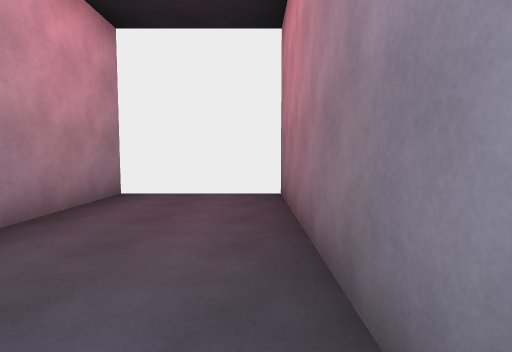
[1] (above)

19 first-person views from a walk through a scene from a Unity 3-D project. The camera is 1.4 m above the floor, tilts 4° down and sees 80° across. The floor is counted in squares, 2 m on a side. Each view is taken from the middle of a square. On the plan, view 1 faces up. The plan holds only what a view shows up to about 10 squares ahead; the rest is blank. The place goes on beyond the plan. The player character is not drawn.

[2]
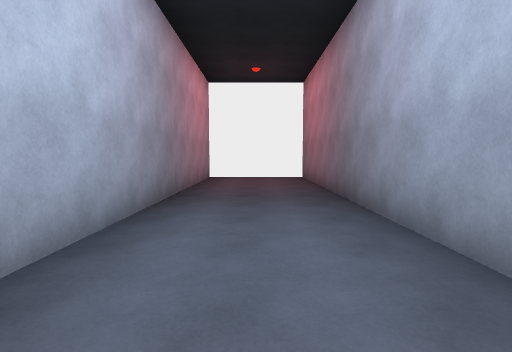

[3]
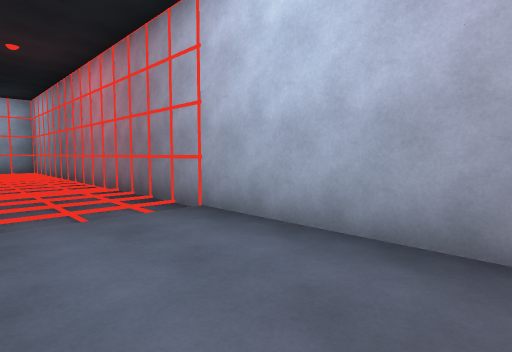

[4]
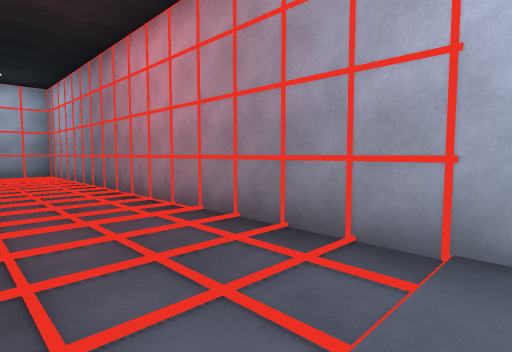

[5]
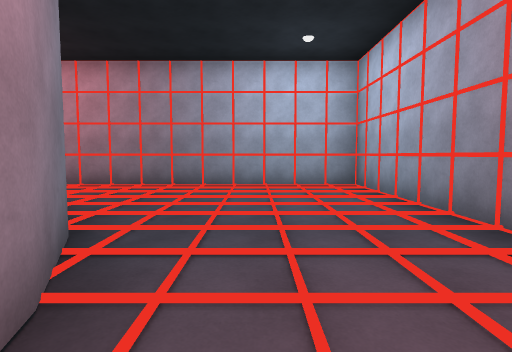

[6]
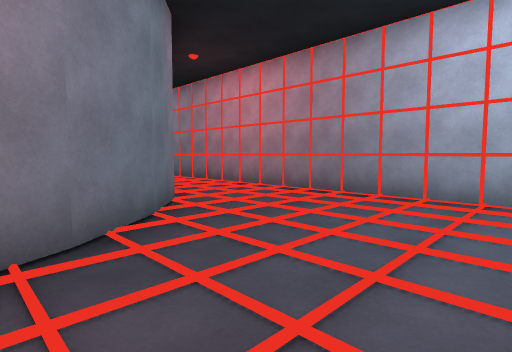

[7]
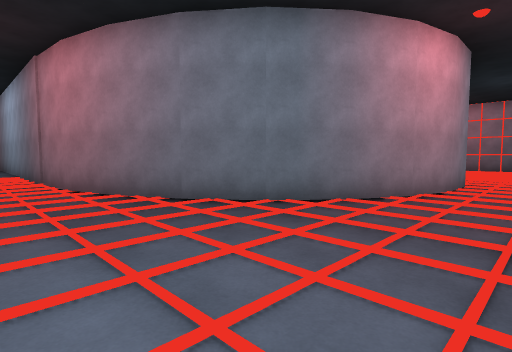

[8]
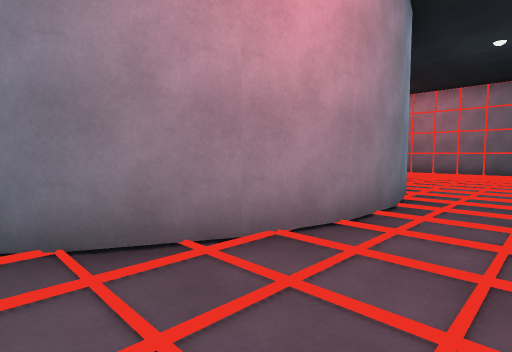

[9]
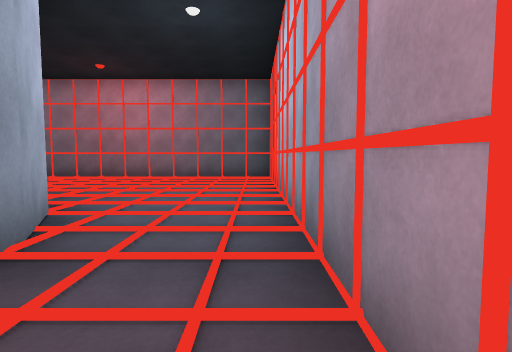

[10]
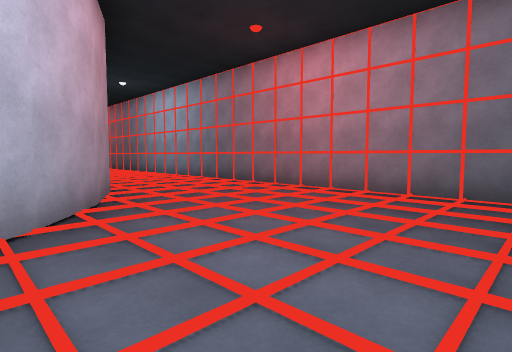

[11]
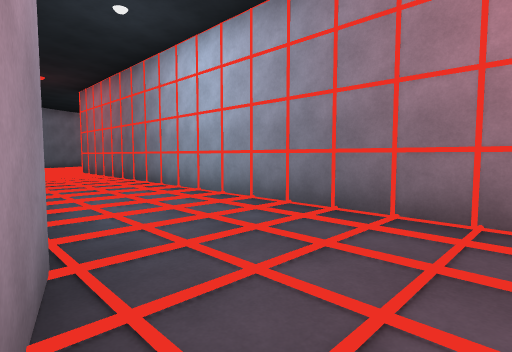

[12]
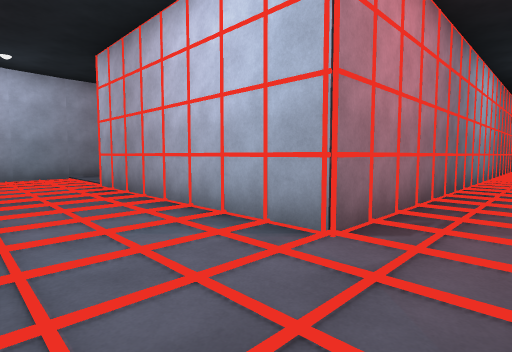

[13]
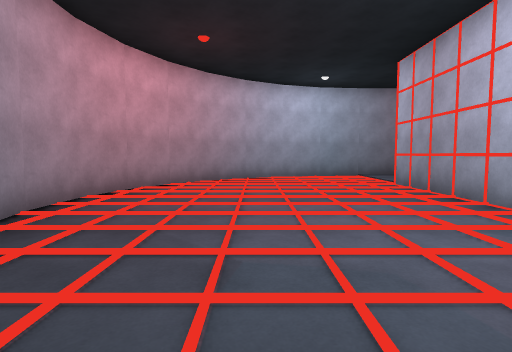

[14]
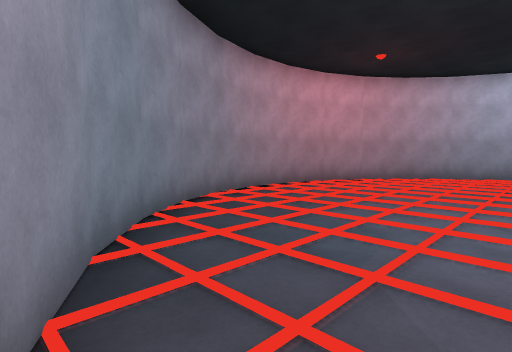

[15]
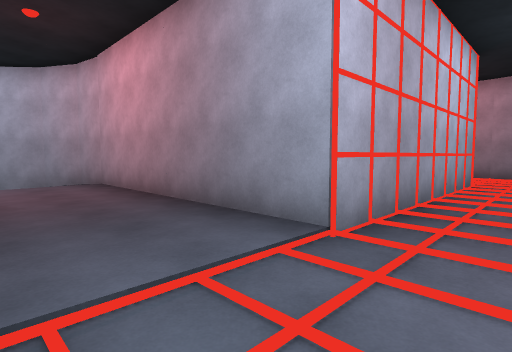

[16]
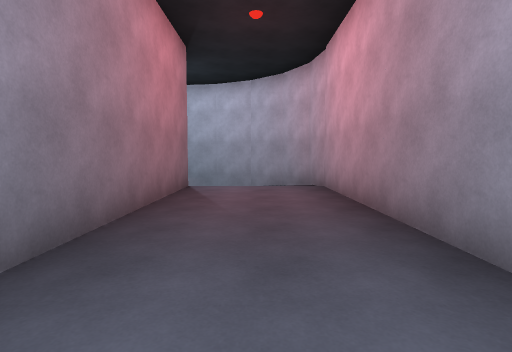

[17]
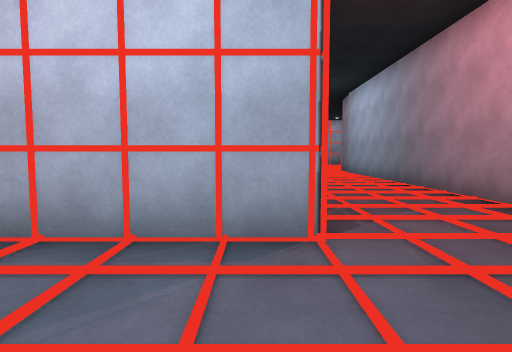

[18]
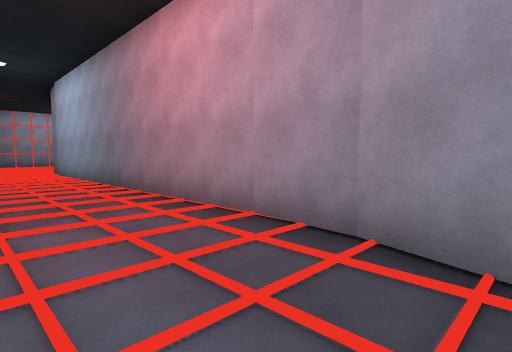

[19]
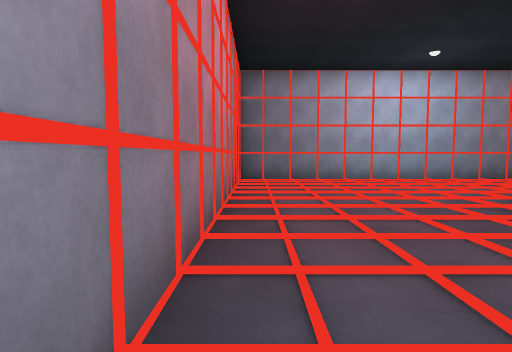

### Floor plan
Ten units are one square. View 1 is at (0, 0); x grows to the right and y downward. Boxes are objects, and circles mark ways between rooms. Rooms are numbered by the first view taken in them; rooms with no view inside come last. Other rooms are left out.
<svg viewBox="-31 -95 281 256">
<path fill="none" stroke="#000" d="M5 80 5 -81M-24 50 -26 58M-25 50 -23 66M-24 73 -23 80M-24 35 -23 44M-24 35 -25 43M10 95 6 79M-23 103 -26 119M-26 102 -23 118M17 107 10 93M25 117 16 106M36 127 24 117M47 132 34 126M-3 154 5 153M60 135 46 132M20 156 36 153M72 135 59 135M85 132 71 135M65 154 73 156M65 154 74 153M96 126 84 132M80 154 89 153M5 -84 -25 -84 -25 154 94 154M154 -17 155 -24 171 -27M155 -26 215 -26 215 35 217 46 223 56 232 63M170 -26 178 -25M125 -26 125 65M177 -26 186 -27M192 -27 201 -26M127 -39 125 -24M124 79 121 91M156 87 153 71M153 88 155 72M130 -48 127 -38M207 -27 215 -26M120 93 113 107M153 102 154 93M156 103 154 94M137 -63 131 -51M231 63 243 68M114 106 105 118M244 35 244 -25M156 -82 146 -74M245 -24 243 -39M154 125 155 116M106 117 102 120M168 -87 155 -81M243 -38 239 -52M179 -90 166 -86M240 -51 233 -63M192 -89 179 -89M234 -62 224 -74M204 -86 191 -90M225 -73 214 -82M215 -81 203 -87M153 147 154 140 153 132M94 154 154 154 154 -24"/>
<circle cx="100" cy="145" r="3" fill="#2a7"/>
<text x="0" y="60">1</text>
<text x="150" y="20">2</text>
</svg>
Room 1 opens to room 2.

Where each view was taken, in squares from view 1:
view 1: 0 up, 0 right, facing up
view 2: 4 down, 1 left, facing up
view 3: 0 up, 0 right, facing down-left
view 4: 3 down, 0 right, facing down-left
view 5: 8 down, 0 right, facing down
view 6: 10 down, 1 left, facing down-right
view 7: 15 down, 1 left, facing up-right
view 8: 15 down, 3 right, facing up-right
view 9: 15 down, 6 right, facing right
view 10: 15 down, 10 right, facing up-right
view 11: 10 down, 12 right, facing up-right
view 12: 5 up, 14 right, facing down-right
view 13: 6 up, 14 right, facing right
view 14: 4 up, 13 right, facing up-right
view 15: 4 up, 24 right, facing down-left
view 16: 3 up, 23 right, facing down
view 17: 5 up, 16 right, facing down
view 18: 5 up, 15 right, facing down-left
view 19: 7 down, 15 right, facing down
